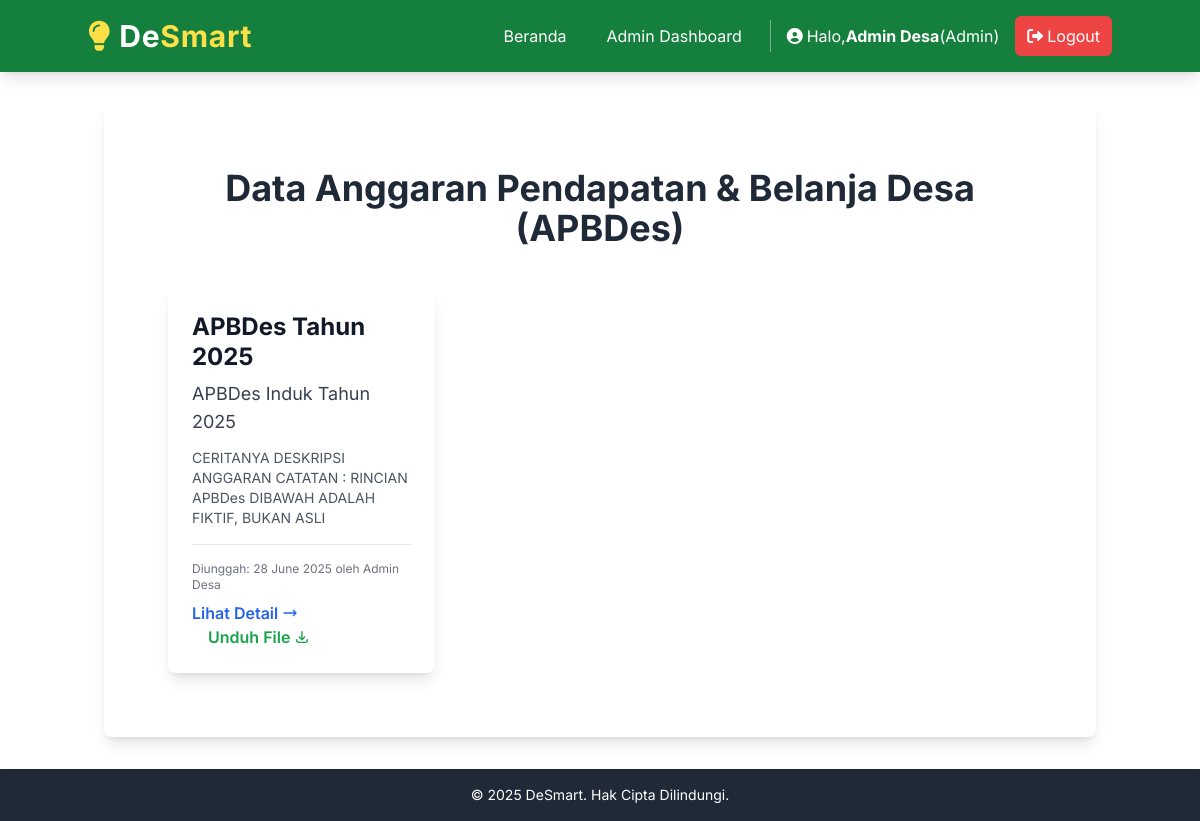
The page /apbdes (signed in) on the database its author committed.
### models.py (models this page shows, shortened)
class User(db.Model, UserMixin):
    id = db.Column(db.Integer, primary_key=True)
    username = db.Column(db.String(20), unique=True, nullable=False)
    email = db.Column(db.String(120), unique=True, nullable=False)
    password_hash = db.Column(db.String(255))
    role = db.Column(db.String(20), default='warga', nullable=False) # 'warga' atau 'admin'
    tanggal_daftar = db.Column(db.DateTime, default=datetime.utcnow)
    pengaduan = db.relationship('Pengaduan', backref='pembuat', lazy=True)

class APBDes(db.Model):
    id = db.Column(db.Integer, primary_key=True)
    tahun = db.Column(db.Integer, nullable=False)
    judul = db.Column(db.String(200), nullable=False) # Misal: "APBDes Tahun 2024"
    deskripsi = db.Column(db.Text, nullable=True) # Ringkasan atau detail anggaran
    url_file_apbdes = db.Column(db.String(255), nullable=True)
    tanggal_unggah = db.Column(db.DateTime, default=datetime.utcnow)
    pengunggah_id = db.Column(db.Integer, db.ForeignKey('user.id'), nullable=False) # Siapa yang mengunggah
    pengunggah = db.relationship('User', backref='apbdes_uploads', lazy=True)

### app.py (the view)
@app.route('/apbdes')
def daftar_apbdes_publik():
    apbdes_list = APBDes.query.order_by(APBDes.tahun.desc(), APBDes.tanggal_unggah.desc()).all()
    return render_template('apbdes/list_apbdes_publik.html', title='Cek APBDes', apbdes_list=apbdes_list)

### app.py (called while the page is built)
@login_manager.user_loader
def load_user(user_id):
    return User.query.get(int(user_id))

### templates/apbdes/list_apbdes_publik.html (shortened to what this page needs)
{% extends 'layout.html' %}
{% block content %}
<div class="max-w-6xl mx-auto py-8 px-4 sm:px-6 lg:px-8">
    <h2 class="text-4xl font-bold text-center text-gray-800 mb-10">Data Anggaran Pendapatan & Belanja Desa (APBDes)</h2>
    {% if apbdes_list %}
        <div class="grid grid-cols-1 md:grid-cols-2 lg:grid-cols-3 gap-8">
            {% for apbdes_item in apbdes_list %}
                <div class="bg-white rounded-lg shadow-lg p-6 flex flex-col transform hover:scale-102 transition-transform duration-300">
                    <h3 class="text-2xl font-bold text-gray-900 mb-2 leading-tight">APBDes Tahun {{ apbdes_item.tahun }}</h3>
                    <p class="text-lg text-gray-700 mb-3">{{ apbdes_item.judul }}</p>
                    <p class="text-sm text-gray-600 mb-4 flex-grow">{{ apbdes_item.deskripsi[:150] }}{% if apbdes_item.deskripsi|length > 150 %}...{% endif %}</p>
                    <div class="mt-auto pt-4 border-t border-gray-200">
                        <p class="text-xs text-gray-500 mb-2">Diunggah: {{ apbdes_item.tanggal_unggah.strftime('%d %B %Y') }} oleh {{ apbdes_item.pengunggah.username }}</p>
                        <a href="{{ url_for('detail_apbdes_publik', apbdes_id=apbdes_item.id) }}" class="inline-flex items-center text-blue-600 hover:text-blue-800 font-semibold transition-colors">
                            Lihat Detail
                            <svg class="ml-1 w-4 h-4" fill="none" stroke="currentColor" viewBox="0 0 24 24" xmlns="http://www.w3.org/2000/svg"><path stroke-linecap="round" stroke-linejoin="round" stroke-width="2" d="M17 8l4 4m0 0l-4 4m4-4H3"></path></svg>
                        </a>
                        {% if apbdes_item.url_file_apbdes %}
                            <a href="{{ url_for('uploaded_file', filename=apbdes_item.url_file_apbdes) }}" target="_blank" class="inline-flex items-center text-green-600 hover:text-green-800 font-semibold transition-colors ml-4">
                                Unduh File
                                <svg class="ml-1 w-4 h-4" fill="none" stroke="currentColor" viewBox="0 0 24 24" xmlns="http://www.w3.org/2000/svg"><path stroke-linecap="round" stroke-linejoin="round" stroke-width="2" d="M4 16v1a3 3 0 003 3h10a3 3 0 003-3v-1m-4-4l-4 4m0 0l-4-4m4 4V4"></path></svg>
                            </a>
                        {% endif %}
                    </div>
                </div>
            {% endfor %}
        </div>
    {% else %}
        <p class="text-center text-gray-600 p-8 bg-white rounded-lg shadow-md border border-gray-200">Belum ada data APBDes yang dipublikasikan.</p>
    {% endif %}
</div>
{% endblock %}

### templates/layout.html (shortened to what this page needs)
<!DOCTYPE html>
<html lang="en">
<head>
    <script src="https://cdn.tailwindcss.com"></script>
    <link rel="stylesheet" href="https://cdnjs.cloudflare.com/ajax/libs/font-awesome/6.0.0-beta3/css/all.min.css">
    <link rel="stylesheet" href="{{ url_for('static', filename='css/style.css') }}">
</head>
<body class="min-h-screen flex flex-col">
    <header class="bg-green-700 text-white p-4 shadow-lg sticky top-0 z-50">
        <nav class="container mx-auto flex flex-col md:flex-row justify-between items-center relative">
            <a href="/" class="text-3xl font-bold tracking-wide hover:text-yellow-200 transition-colors duration-200 flex items-center mb-4 md:mb-0">
                <i class="fas fa-lightbulb text-yellow-300 mr-2"></i>
                De<span class="text-yellow-300">Smart</span>
            </a>
            <div id="nav-menu" class="hidden md:flex flex-col md:flex-row items-center space-y-2 md:space-y-0 md:space-x-4 flex-wrap justify-center md:justify-end w-full md:w-auto">
                {% if current_user.is_authenticated %}
                    {% if current_user.role == 'admin' %}
                        <a href="/" class="text-white hover:bg-green-600 px-3 py-2 rounded-md transition-colors w-full md:w-auto text-center">Beranda</a>
                        <a href="{{ url_for('admin_dashboard') }}" class="text-white hover:bg-green-600 px-3 py-2 rounded-md transition-colors w-full md:w-auto text-center">Admin Dashboard</a>
                    {% endif %}
                    <span class="text-white text-base ml-2 md:ml-4 pl-2 md:pl-4 border-l border-white border-opacity-40 py-1 flex items-center w-full md:w-auto justify-center md:justify-start">
                        <i class="fas fa-user-circle mr-1"></i>
                        Halo, <span class="font-bold">{{ current_user.username }}</span>(<span class="capitalize">{{ current_user.role }}</span>)
                    </span>
                    <a href="{{ url_for('logout') }}" class="bg-red-500 hover:bg-red-600 text-white px-3 py-2 rounded-md flex items-center w-full md:w-auto justify-center">
                        <i class="fas fa-sign-out-alt mr-1"></i>Logout
                    </a>
                {% endif %}
            </div>
        </nav>
    </header>
    <main class="container mx-auto px-4 py-8 flex-grow">
        <div class="bg-white p-8 rounded-lg shadow-lg">
            {% block content %}{% endblock %}
        </div>
    </main>
    <footer class="bg-gray-800 text-white p-4 text-center mt-auto shadow-inner">
        <p class="text-sm">&copy; 2025 DeSmart. Hak Cipta Dilindungi.</p>
    </footer>
</body>
</html>

### templates/layout.html (style rules this page uses)
body { font-family: 'Inter', sans-serif; @apply bg-gray-100 text-gray-800; }

### rows shown on the page
User: username "Admin Desa", role "Admin"
APBDes: tahun "2025", judul "APBDes Induk Tahun 2025", deskripsi "CERITANYA DESKRIPSI ANGGARAN CATATAN : RINCIAN APBDes DIBAWAH ADALAH FIKTIF, BUKAN ASLI", tanggal_unggah "28 June 2025", pengunggah.username "Admin Desa"
